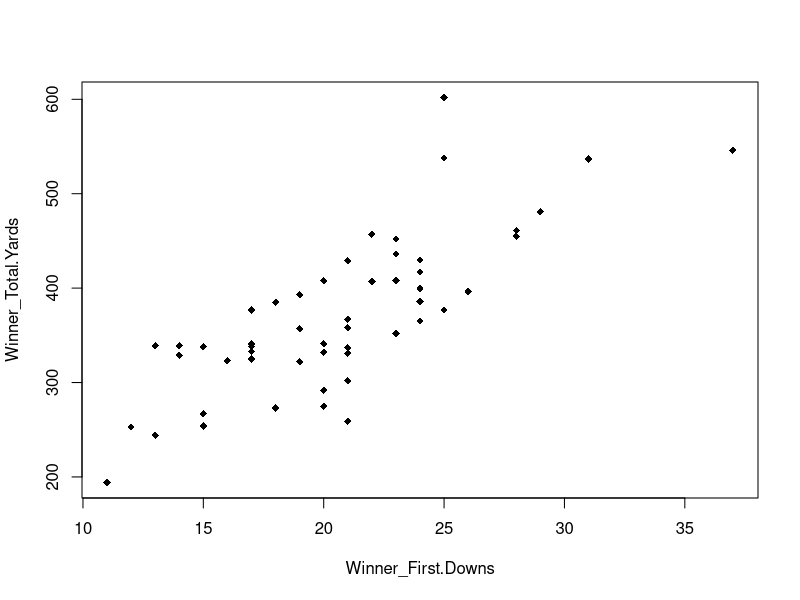

Generate this figure with R:
#Example 1: Super Bowl Stats Data
install.packages("readxl")
library("readxl")

SBStat <- read.csv(file="The_Big_Game_Stats.csv", header=T)
View(SBStat)
attach(SBStat) #turn the columns into variables

plot(Winner_First.Downs, Winner_Total.Yards, pch=18)

#coefficient of variation
#|A| < 0.5 = weak
#0.5 < |A| < 0.8 = moderate
#|A| > 0.8 = strong
A = cor(Winner_First.Downs, Winner_Total.Yards, use = "complete.obs")
A


a=c(21,25,41,45,46)
b=c(1,2,6,7,9)
cor(a, b, use = "complete.obs")

#error = observed value - predicted value

#5.3 - 6 step
x=c(39,42,44,59,65)
y=c(359,353,342,330,313)
n=length(x)

SumX = sum(x)
SumY = sum(y)
SumXY = sum(x * y)
SumX2 = sum(x^2)

b1 = n*(SumXY) - (SumX*SumY)
b1 = b1 / (n*(SumX2)-(SumX^2))
b1 #slope, independent variable

y_int = (1/n) * (SumY-b1*SumX)
y_int

b0 = y_int #estimated intercept, dependent variable (remains the same)

coeffdeterm=lm(x ~ y)
summary(coeffdeterm)$r.squared #coefficient of determination

est_x = 44
estimated_value = y_int + b1 * est_x
estimated_value